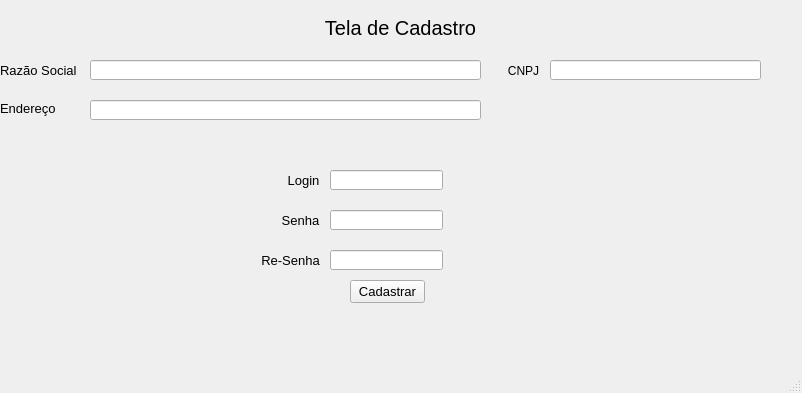
<?xml version="1.0" encoding="UTF-8"?>
<ui version="4.0">
 <class>MainWindow</class>
 <widget class="QMainWindow" name="MainWindow">
  <property name="geometry">
   <rect>
    <x>0</x>
    <y>0</y>
    <width>802</width>
    <height>393</height>
   </rect>
  </property>
  <property name="windowTitle">
   <string>MainWindow</string>
  </property>
  <widget class="QWidget" name="centralwidget">
   <widget class="QLabel" name="label">
    <property name="geometry">
     <rect>
      <x>550</x>
      <y>180</y>
      <width>261</width>
      <height>111</height>
     </rect>
    </property>
    <property name="text">
     <string/>
    </property>
   </widget>
   <widget class="QLineEdit" name="lineEdit">
    <property name="geometry">
     <rect>
      <x>90</x>
      <y>60</y>
      <width>391</width>
      <height>20</height>
     </rect>
    </property>
   </widget>
   <widget class="QLabel" name="label_2">
    <property name="geometry">
     <rect>
      <x>0</x>
      <y>60</y>
      <width>81</width>
      <height>20</height>
     </rect>
    </property>
    <property name="font">
     <font>
      <pointsize>10</pointsize>
     </font>
    </property>
    <property name="text">
     <string>Razão Social</string>
    </property>
   </widget>
   <widget class="QLabel" name="label_3">
    <property name="geometry">
     <rect>
      <x>500</x>
      <y>60</y>
      <width>47</width>
      <height>21</height>
     </rect>
    </property>
    <property name="text">
     <string>CNPJ</string>
    </property>
    <property name="alignment">
     <set>Qt::AlignCenter</set>
    </property>
   </widget>
   <widget class="QLineEdit" name="lineEdit_2">
    <property name="geometry">
     <rect>
      <x>550</x>
      <y>60</y>
      <width>211</width>
      <height>20</height>
     </rect>
    </property>
   </widget>
   <widget class="QLabel" name="label_4">
    <property name="geometry">
     <rect>
      <x>280</x>
      <y>170</y>
      <width>47</width>
      <height>21</height>
     </rect>
    </property>
    <property name="font">
     <font>
      <pointsize>10</pointsize>
     </font>
    </property>
    <property name="text">
     <string>Login</string>
    </property>
    <property name="alignment">
     <set>Qt::AlignCenter</set>
    </property>
   </widget>
   <widget class="QLineEdit" name="lineEdit_3">
    <property name="geometry">
     <rect>
      <x>330</x>
      <y>170</y>
      <width>113</width>
      <height>20</height>
     </rect>
    </property>
   </widget>
   <widget class="QLabel" name="label_5">
    <property name="geometry">
     <rect>
      <x>280</x>
      <y>210</y>
      <width>41</width>
      <height>21</height>
     </rect>
    </property>
    <property name="font">
     <font>
      <pointsize>10</pointsize>
     </font>
    </property>
    <property name="text">
     <string>Senha</string>
    </property>
    <property name="alignment">
     <set>Qt::AlignCenter</set>
    </property>
   </widget>
   <widget class="QLineEdit" name="lineEdit_4">
    <property name="geometry">
     <rect>
      <x>330</x>
      <y>210</y>
      <width>113</width>
      <height>20</height>
     </rect>
    </property>
   </widget>
   <widget class="QPushButton" name="pushButton">
    <property name="geometry">
     <rect>
      <x>350</x>
      <y>280</y>
      <width>75</width>
      <height>23</height>
     </rect>
    </property>
    <property name="font">
     <font>
      <pointsize>10</pointsize>
     </font>
    </property>
    <property name="text">
     <string>Cadastrar</string>
    </property>
   </widget>
   <widget class="QLabel" name="label_6">
    <property name="geometry">
     <rect>
      <x>280</x>
      <y>20</y>
      <width>241</width>
      <height>16</height>
     </rect>
    </property>
    <property name="font">
     <font>
      <pointsize>15</pointsize>
     </font>
    </property>
    <property name="text">
     <string>Tela de Cadastro</string>
    </property>
    <property name="alignment">
     <set>Qt::AlignCenter</set>
    </property>
   </widget>
   <widget class="QLabel" name="label_7">
    <property name="geometry">
     <rect>
      <x>260</x>
      <y>250</y>
      <width>61</width>
      <height>20</height>
     </rect>
    </property>
    <property name="font">
     <font>
      <pointsize>10</pointsize>
     </font>
    </property>
    <property name="text">
     <string>Re-Senha</string>
    </property>
    <property name="alignment">
     <set>Qt::AlignCenter</set>
    </property>
   </widget>
   <widget class="QLineEdit" name="lineEdit_5">
    <property name="geometry">
     <rect>
      <x>330</x>
      <y>250</y>
      <width>113</width>
      <height>20</height>
     </rect>
    </property>
   </widget>
   <widget class="QLineEdit" name="lineEdit_6">
    <property name="geometry">
     <rect>
      <x>90</x>
      <y>100</y>
      <width>391</width>
      <height>20</height>
     </rect>
    </property>
   </widget>
   <widget class="QLabel" name="label_8">
    <property name="geometry">
     <rect>
      <x>0</x>
      <y>100</y>
      <width>71</width>
      <height>16</height>
     </rect>
    </property>
    <property name="font">
     <font>
      <pointsize>10</pointsize>
     </font>
    </property>
    <property name="text">
     <string>Endereço</string>
    </property>
   </widget>
  </widget>
  <widget class="QMenuBar" name="menubar">
   <property name="geometry">
    <rect>
     <x>0</x>
     <y>0</y>
     <width>802</width>
     <height>21</height>
    </rect>
   </property>
  </widget>
  <widget class="QStatusBar" name="statusbar"/>
 </widget>
 <resources/>
 <connections/>
</ui>
